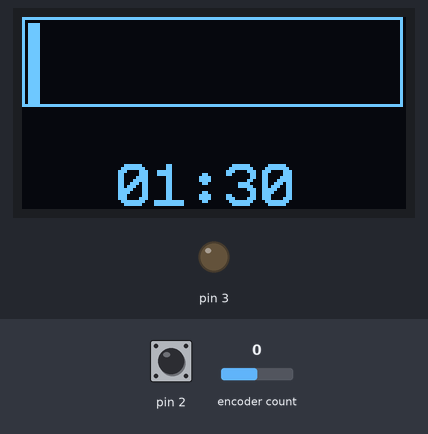
Simulated run of this program. Board: Arduino Nano, built with avr-gcc and run on an emulated ATmega328P. Shown: 128×64 one-colour display, output pins drawn as LEDs (lit = HIGH). The inputs (shaded band) are chosen by the test bench; at power-on: pin 2 HIGH, encoder count 0.

Above: at 1.2 s.
1.3 s: pin 2 pulled LOW for 0.15 s
At 2.2 s:
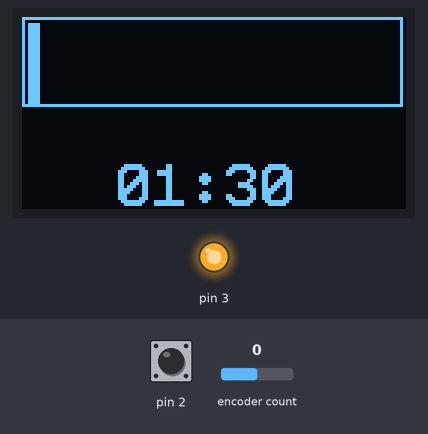
4.4 s: pin 2 pulled LOW for 1 s
At 4.49 s:
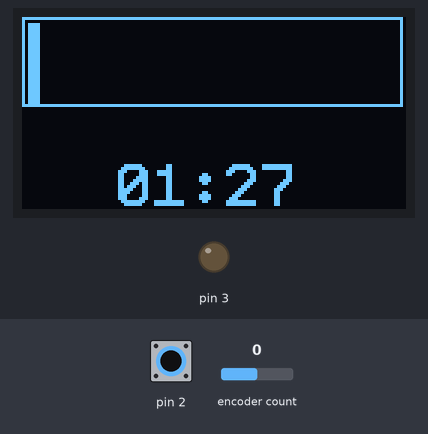
6.9 s: encoder count set to 1
At 8.3 s:
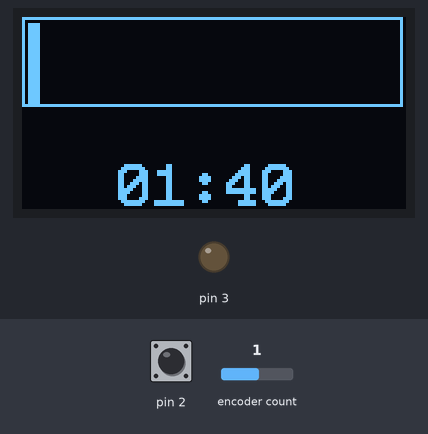
8.6 s: encoder count set to 2
At 9.2 s:
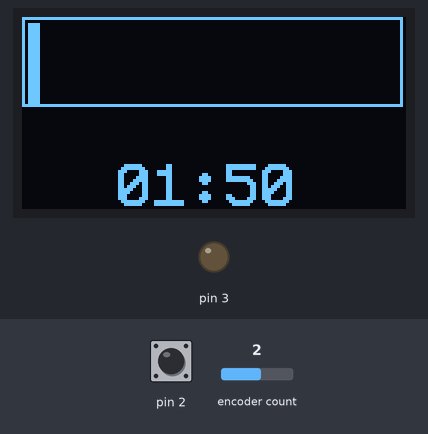
10.3 s: encoder count set to 3
At 11.1 s:
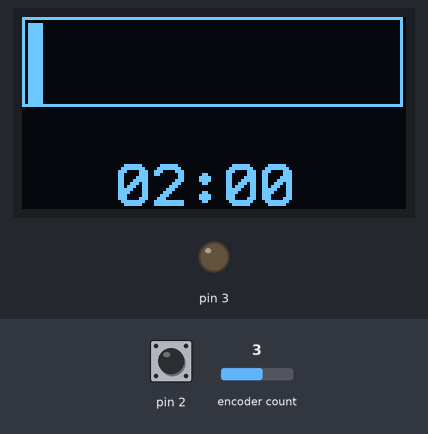
Timing chart, 0 to 12.9 s (numbered marks = the images above; inputs shaded):
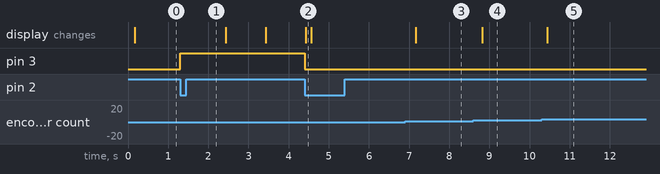

The program:

main.cpp
```cpp
#include <Arduino.h>
#include <U8g2lib.h>
#include <Timer.h>
#include <ClickEncoder.h>
#include <TimerOne.h>

void startExposure();
void stopExposure();
void countDown();
void displayTimer(int val);

#define ENCODER_MAX 3600
#define ENCODER_MIN 0
#define ENCODER_START 90

#define TIMER_MIN 0
#define TIMER_MAX 3600

#define ENCODER_PIN_A PIN6
#define ENCODER_PIN_B PIN7
#define BUTTON_PIN PIN2
#define SWITCH_PIN PIN3

U8G2_SSD1306_128X64_NONAME_1_HW_I2C u8g2(U8G2_R0);

int timerValue = 0;
Timer t;
bool exposing = false;
int countEvent, exposureEvent;
char buffer[6];
static int encoderPos = ENCODER_START;
ClickEncoder encoder(ENCODER_PIN_A, ENCODER_PIN_B, BUTTON_PIN);

void timerIsr() {
  encoder.service();
}

void setup() {
  Serial.begin(115200);
  pinMode(BUTTON_PIN, INPUT_PULLUP);
  pinMode(ENCODER_PIN_A, INPUT);
  pinMode(ENCODER_PIN_B, INPUT);

  pinMode(SWITCH_PIN, OUTPUT);
  attachInterrupt(digitalPinToInterrupt(BUTTON_PIN), startExposure, FALLING);

  u8g2.begin();
  u8g2.setPowerSave(0);
  u8g2.setFont(u8g2_font_profont22_tn);

  Timer1.initialize(1000);
  Timer1.attachInterrupt(timerIsr);

  encoder.setAccelerationEnabled(true);
}

void loop() {
  t.update();

  if(!exposing) {
    encoderPos += (encoder.getValue() * 10);

    timerValue = map(encoderPos, ENCODER_MIN, ENCODER_MAX, TIMER_MIN, TIMER_MAX);
    timerValue = constrain(timerValue, TIMER_MIN, TIMER_MAX);

    displayTimer(timerValue);
  }
}

void displayTimer(int val) {
  int minutes = val / 60;
  int seconds = val - (minutes * 60);
  int barSize = map(val, TIMER_MIN, TIMER_MAX, 1, 126);

  sprintf(buffer, "%02d:%02d", minutes, seconds);
  u8g2.firstPage();
  do {
    u8g2.drawFrame(0,0,127,30);
    u8g2.drawBox(2,2,barSize,28);
    u8g2.setCursor(32,63);
    u8g2.print(buffer);
  } while( u8g2.nextPage());
}

void startExposure() {
  exposing = true;
  detachInterrupt(digitalPinToInterrupt(BUTTON_PIN));
  attachInterrupt(digitalPinToInterrupt(BUTTON_PIN), stopExposure, FALLING);
  Timer1.detachInterrupt();
  digitalWrite(SWITCH_PIN, HIGH);
  exposureEvent = t.after(timerValue * 1000L, stopExposure);
  countEvent = t.every(1000L, countDown);
}

void stopExposure() {
  digitalWrite(SWITCH_PIN, LOW);
  detachInterrupt(digitalPinToInterrupt(BUTTON_PIN));
  attachInterrupt(digitalPinToInterrupt(BUTTON_PIN), startExposure, FALLING);
  Timer1.attachInterrupt(timerIsr);
  t.stop(countEvent);
  t.stop(exposureEvent);
  exposing = false;
}

void countDown() {
  if(timerValue > 0) {
    timerValue--;
    displayTimer(timerValue);
  }
  else
  {
      stopExposure();
  }
}
```

Measured:
- after the input at 1.3 s, pin 3: LOW → HIGH at once
- after the input at 4.4 s, pin 3: HIGH → LOW at once
- after the input at 6.9 s, the display: changes after 0.27 s (image 3)
- after the input at 8.6 s, the display: changes after 0.22 s (image 4)
- after the input at 10.3 s, the display: changes after 0.14 s (image 5)
